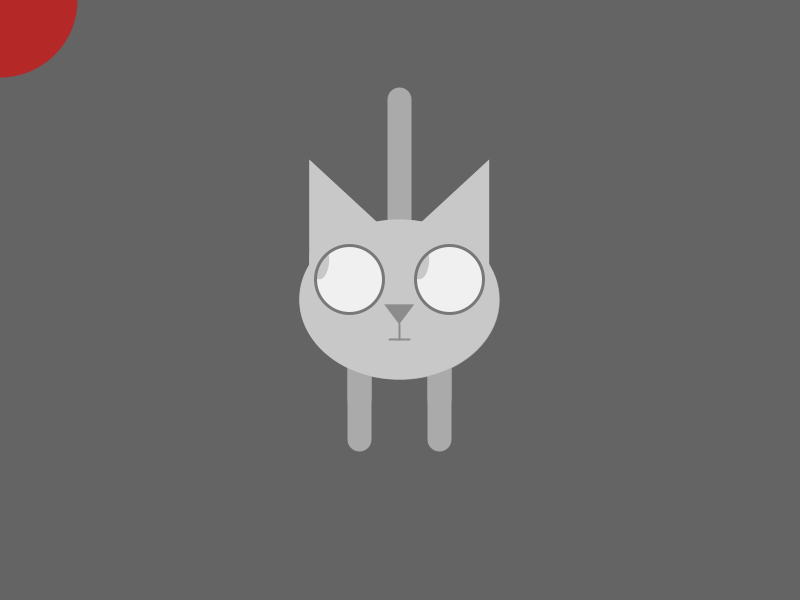
Frame 1 (no input)
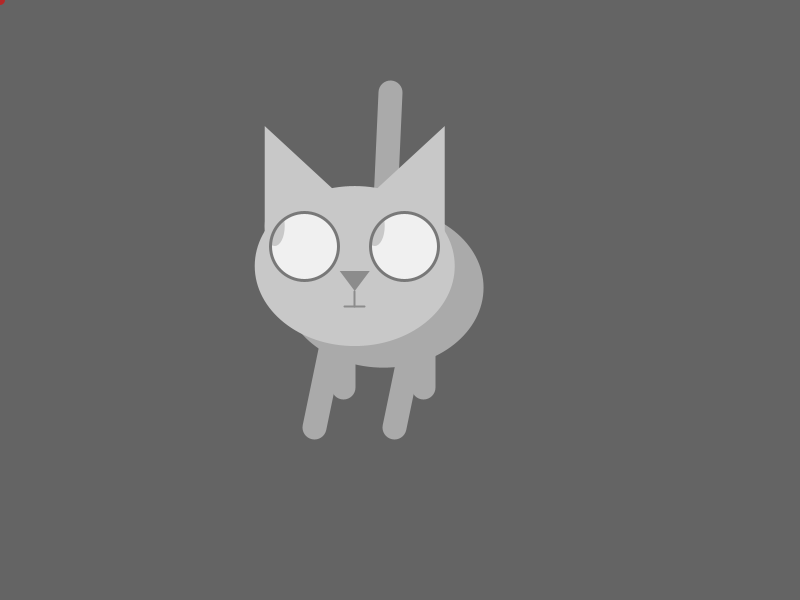
Frame 60 (the mouse pressed at the canvas centre just before this capture)
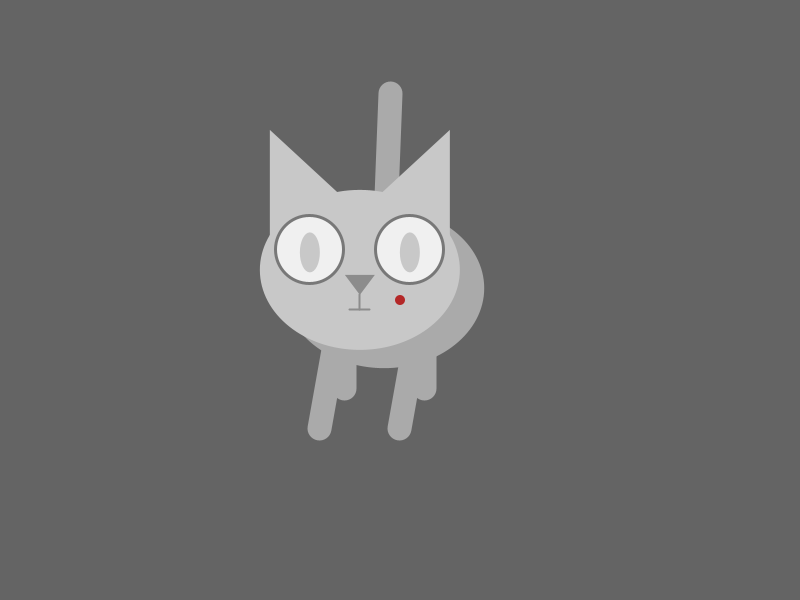
Frame 120 (the mouse held since frame 60 and released just before this capture)

The Processing sketch that drew these frames (run headless with seeded random() and noise(); from frame 60 on, the mouse is pressed at the canvas centre):

// Processing sketch: processing_57571
// ── processing_57571.pde

void setup() {
  size(800, 600);
  smooth();
}

float x = 400;
float y = 300;
float bx = 400;
float by = 300;
float cx = 400;
float cy = 300;
float d = 300;
float easing = 0.02;
float easingb = 0.02;
float easingc = 0.02;

void draw() {
  
  if (mousePressed && (mouseButton == LEFT)) {
  easing = 0.01;
  easingb = 0.007;
  easingc = 0.004;
  } else {
  easing = 0.002;
  easingb = 0.0007;
  easingc = 0.0004;
  }
  
  float targetX = mouseX;
  float targetY = mouseY;
  
  if (mousePressed && (mouseButton == RIGHT)) {
  targetX = 400;
  targetY = 300;
  }
  
  x += (targetX - x) * easing;
  bx += (targetX - bx) * easingb;
  cx += (targetX - cx) * easingc;
  y += (targetY - y) * easing;
  by += (targetY - by) * easingb;
  cy += (targetY - cy) * easingc;
  
  println(mouseX);
  println(mouseY);
  background(100);
   
  //body
  /*float bodyX = mouseX;
  bodyX += (bodyX - bodyX) * easing2;
  float bodyY = mouseY;
  bodyY += (bodyY - bodyY) * easing2;*/
  noStroke();
  fill(170);
  ellipse(bx, by, 200, 160);
  stroke(170);
  strokeWeight(24);
  //tail
  line(bx, by-40, cx, cy-200);
  //legs
  line(bx-40, by, x-40, by+140);
  line(bx+40, by, x+40, by+140);
  line(bx-40, cy+20, bx-40, by+100);
  line(bx+40, cy+20, bx+40, by+100);
  //ellipse(bx-40, by+20, 30, 60);
  //ellipse(bx+40, by+20, 30, 60);
  
  
  //face
  noStroke();
  fill(200);
  ellipse(x, y, 200, 160);
  //ellipse(x-60, y+40, 60, 100);
  //ellipse(x+60, y+40, 60, 100);
  triangle(x-90, y-140, x-90, y-20, x+40, y-20);
  triangle(x+90, y-140, x+90, y-20, x-40, y-20);
  fill(240);
  ellipse(x-50, y-20, 68, 68);
  ellipse(x+50, y-20, 68, 68);
  
  //eyes
  float eyex = map(mouseX, 0, 800, 0, 60);
  float eyey = map(mouseY, 0, 800, 0, 60);
  fill(200);
  noStroke();
  if (mousePressed && (mouseButton == RIGHT)) {
  ellipse(x-50, y-20, 20, 40);
  ellipse(x+50, y-20, 20, 40);
  } else { 
  ellipse(eyex+x-80, eyey+y-40, 20, 40);
  ellipse(eyex+x+20, eyey+y-40, 20, 40);
  }
  /*fill(60,120,240);
  ellipse(eyex+x-80, eyey+y-40, 10, 30);
  ellipse(eyex+x+20, eyey+y-40, 10, 30);*/
  
  noFill();
  stroke(120);
  strokeWeight(3);
  ellipse(x-50, y-20, 68, 68);
  ellipse(x+50, y-20, 68, 68);
 
  //nose
  noStroke();
  fill(140);
  triangle(x, y+25, x-15, y+5, x+15, y+5);
 
  //mouth
  stroke(140);
  strokeWeight(2);
  line (x, y+25, x, y+40);
  line (x-10, y+40, x+10, y+40);
  
  //red dot
  noStroke();
  float dotease = 0.5;
  float dotsize = 30;
  if (mousePressed && (mouseButton == LEFT)) {
  dotsize = 30;
  fill(255,0,0);
  } else if (mousePressed && (mouseButton == RIGHT)) {
  dotsize = 0; 
  } else {
  dotsize = 10;
  fill(180,40,40);
  }
  d += (dotsize - d) * dotease;
  ellipse(mouseX, mouseY, d, d);
  
} 
  
